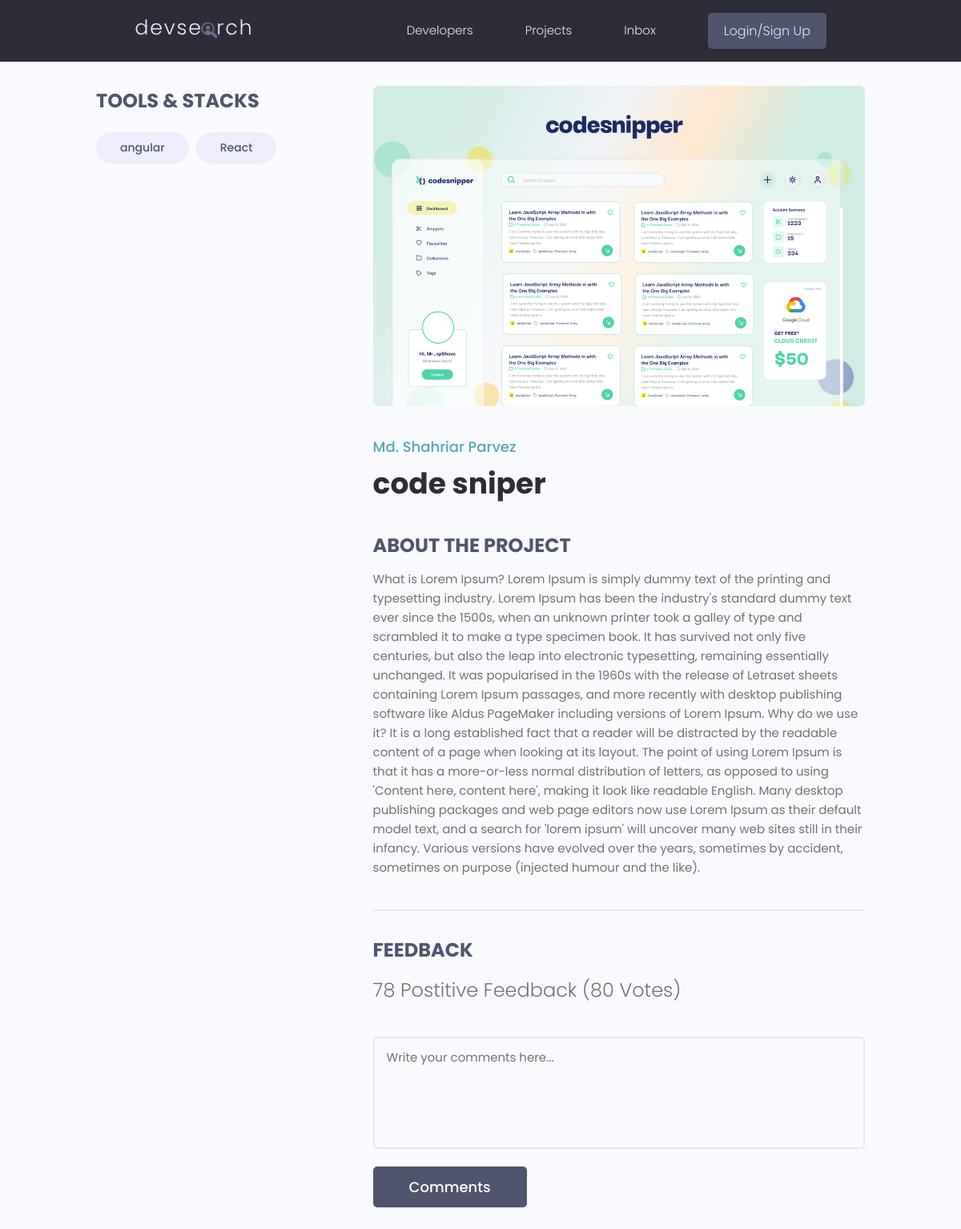
The page /projects/project/f4ab1751-3803-45b0-92de-fd98fbc3b1b5/ on the database its author committed.
### app1/models.py (models this page shows, shortened)
class Tag(models.Model):
    name = models.CharField(max_length=200)
    created = models.DateTimeField(auto_now_add=True)
    id = models.UUIDField(default=uuid.uuid4 , unique=True,primary_key=True , editable=False)

class Project(models.Model):
    owner  = models.ForeignKey(Profile,null=True,blank=True ,on_delete=models.SET_NULL)
    title = models.CharField(max_length=200)
    description = models.TextField(null=True , blank=True)
    demo_link = models.CharField(max_length=10000,null=True , blank=True)
    source_link = models.CharField(max_length=10000,null=True , blank=True)
    featured_imgs = models.ImageField(null=True , blank=True , default='default.jpg')
    tags = models.ManyToManyField("Tag" , blank=True)  #put Tag in quotes as Tag class is defined below this Project Class , if Tag is defined above this class can put Tag without quotes
    vote_total = models.IntegerField(default=0 , null=True , blank=True)
    vote_ratio= models.IntegerField(default=0 , null=True , blank=True)
    created  = models.DateTimeField(auto_now_add=True)
    id = models.UUIDField(default=uuid.uuid4 , unique=True,primary_key=True , editable=False)

### app1/views.py (the view)
# urls.py: path('project/<str:id>/' , views.displayProject , name='project' ),
def displayProject(request,id):
    project = Project.objects.get(id=id)
    reviews = project.review_set.all()
    techs = project.tags.all()
    context={
        "project":project,
        "reviews":reviews,
        "techs":techs
    }
    return render(request, 'app1/project.html',context)

### app1/templates/app1/project.html (shortened to what this page needs)
{% extends 'base.html' %}
{% block content %}
<main class="singleProject my-md">
    <div class="container">
        <div class="layout">
            <div class="column column--1of3">
                <h3 class="singleProject__subtitle">Tools & Stacks</h3>
                <div class="singleProject__toolStack">
                    {% for tech in techs %}
                    <span class="tag tag--pill tag--sub tag--lg">
                        <small>{{tech.name}}</small>
                    </span>
                    {% endfor %}
                </div>
            </div>
            <div class="column column--2of3">
                <img class="singleProject__preview" src={{project.featured_imgs.url}} alt="portfolio thumbnail" />
                <a href="profile.html" class="singleProject__developer">Md. Shahriar Parvez</a>
                <h2 class="singleProject__title">{{project.title}}</h2>
                <h3 class="singleProject__subtitle">About the Project</h3>
                <div class="singleProject__info">
                    {{project.description}}
                </div>
                <div class="comments">
                    <h3 class="singleProject__subtitle">Feedback</h3>
                    <h5 class="project--rating">
                        {{project.vote_ratio}} Postitive Feedback ({{project.vote_total}} Vote{{project.vote_total|pluralize:"s"}})
                    </h5>
                    <form class="form" action="#" method="POST">
                        <div class="form__field">
                            <textarea class="input input--textarea" name="message" id="formInput#textarea"
                                placeholder="Write your comments here..."></textarea>
                        </div>
                        <input class="btn btn--sub btn--lg" type="submit" value="Comments" />
                    </form>
                </div>
            </div>
        </div>
    </div>
</main>
{% endblock content %}

### static/styles/app.css (style rules this page uses)
:root { --color-sub: #2d2d39; }
.btn--sub { background-color: var(--color-sub-light); }
img { width: 100%; }
.singleProject .column--1of3 { order: 2; }
@media screen and (min-width: 1081px) { .singleProject .column--1of3 { order: 1; } }
@media screen and (min-width: 1081px) { .singleProject .column--2of3 { order: 2; } }
.singleProject__toolStack { margin-top: 2rem; margin-bottom: 4rem; }
.singleProject__preview { height: 50vh; object-fit: cover; object-position: top center; margin-bottom: 3rem; border-radius: 0.7rem; }
.singleProject__developer { font-size: 1.8rem; font-weight: 500; }
.singleProject__title { font-size: 3.6rem; font-weight: 700; color: var(--color-sub); margin-bottom: 3rem; }
.project--rating { margin-bottom: 1.6em; margin-top: .5em; }
.singleProject__subtitle { text-transform: uppercase; font-size: 2.4rem; font-weight: 700; color: var(--color-sub-light); margin-bottom: 1rem; }
.comments { margin-top: 4rem; padding-top: 3rem; border-top: 2px solid var(--color-light); }

### static/uikit/styles/modules/_variables.css (style rules this page uses)
:root { --color-main: #5aa5b9; --color-main-light: #e6faff; --color-sub: #3f4156; --color-sub-light: #51546e; --color-sub-lighter: #ededfd; --color-text: #737373; --color-gray: #8b8b8b; --color-light: #e5e7eb; --color-light-gray: #767676; --color-bg: #f8fafd; --color-white: #fffefd; --color-white-light: #f3f3f3; --color-success: #359e64; --color-success-bg: #def8e8; --color-error: #fc4b0b; --color-error-bg: #fff2ee; --font-base: 'Poppins', arial, helvetica, 'Segoe UI', roboto, ubuntu, sans-serif; --font-monospace: 'Fira Code', 'Courier New', courier, monospace; --font-regular: 300; --font-medium: 500; --font-bold: 700; --generic-shadow: 1px 1px 5px #00000010; --generic-transition: all 0.3s ease-in-out; }

### static/uikit/styles/modules/_base.css (style rules this page uses)
* { margin: 0; padding: 0; box-sizing: border-box; text-rendering: optimizeLegibility; color: inherit; font-size: inherit; }
html { font-size: 50%; }
@media only screen and (min-width: 480px) { html { font-size: 56.25%; } }
@media only screen and (min-width: 1200px) { html { font-size: 62.5%; } }
body { line-height: 1.6; font-weight: 400; font-size: 1.5rem; color: var(--color-text); background-color: var(--color-bg); min-height: 100vh; }

### static/uikit/styles/modules/_typography.css (style rules this page uses)
* { font-family: var(--font-base); }
h2 { font-size: 3.6rem; font-weight: var(--font-bold); }
h3 { font-size: 3.2rem; font-weight: var(--font-medium); }
h5 { font-size: 2.4rem; font-weight: var(--font-medium); }
h5, h6 { font-weight: var(--font-regular); }
p, span, strong { font-size: 1.6rem; color: var(--color-text); font-weight: var(--font-regular); }
a { padding-bottom: 2px; text-decoration: none; display: inline-block; color: var(--color-main); font-weight: var(--font-medium); }

### static/uikit/styles/modules/_utilities.css (style rules this page uses)
.container { width: 92%; max-width: 165rem; margin: 0 auto; box-sizing: border-box; }
@media screen and (min-width: 1000px) { .container { width: 90%; } }
@media screen and (min-width: 1200px) { .container { width: 80%; } }
.my-md { margin: 3rem auto; }

### static/uikit/styles/modules/_button.css (style rules this page uses)
.btn { display: inline-block; position: relative; cursor: pointer; background-color: var(--color-light); font-weight: var(--font-medium); color: var(--color-sub); text-decoration: none; padding: 1rem 2rem; border-radius: 0.5rem; border: none; width: -webkit-fit-content; width: -moz-fit-content; width: fit-content; height: -webkit-fit-content; height: -moz-fit-content; height: fit-content; font-size: 1.6rem; outline-width: 0; outline-color: transparent; -webkit-backface-visibility: hidden; backface-visibility: hidden; transition: all 0.3s ease-in-out; }
.btn--sub { background-color: var(--color-sub); color: var(--color-white); }
.btn--lg { font-size: 1.8rem; padding: 1.2rem 4.5rem; }

### static/uikit/styles/modules/_form.css (style rules this page uses)
.form { display: block; }
.form__field { margin-top: 1.5rem; margin-bottom: 1.5rem; }
input.input[type='text'], input.input[type='email'], input.input[type='password'], input.input[type='number'], textarea.input { min-width: 24rem; width: 100%; padding: 1.2rem 1.5rem; border-radius: 0.5rem; border: 2px solid var(--color-light); transition: all 0.3s ease-in-out; background-color: var(--color-bg); }
.input--textarea { width: 100%; min-height: 14rem; resize: none; }

### static/uikit/styles/modules/_layout.css (style rules this page uses)
.layout { display: flex; flex-flow: row wrap; justify-content: space-between; }
.layout > .column { margin-bottom: 3rem; }
.layout > .column.column--1of3 { flex-basis: 30%; }
.layout > .column.column--2of3 { flex-basis: 64%; }

### rows shown on the page
Tag: name "angular"
Tag: name "React"
Project: featured_imgs (picture), title "code sniper", description "What is Lorem Ipsum? Lorem Ipsum is simply dummy text of the printing and typesetting industry. Lorem Ipsum has been the industry's standard dummy text ever since the 1500s, when an unknown printer took a galley of type and scrambled it to make a type specimen book. It has survived not only five centuries, but also the leap into electronic typesetting, remaining essentially unchanged. It was popularised in the 1960s with the release of Letraset sheets containing Lorem Ipsum passages, and more recently with desktop publishing software like Aldus PageMaker including versions of Lorem Ipsum. Why do we use it? It is a long established fact that a reader will be distracted by the readable…", vote_ratio "78", vote_total "80"
